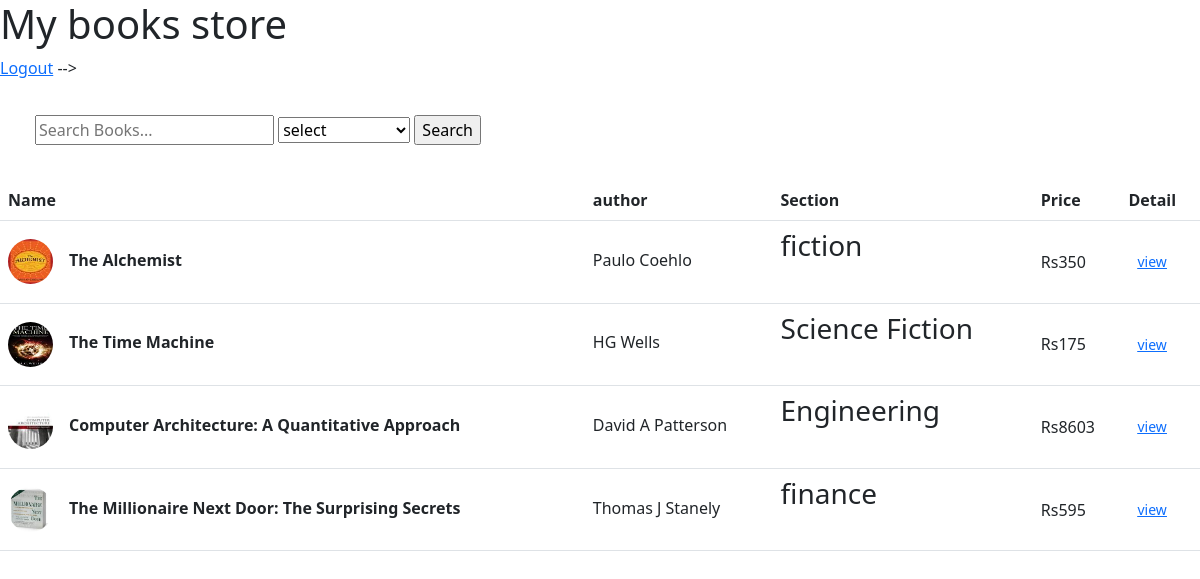
The app's page /home (signed in) with its own data.
### book_app/models.py (models this page shows, shortened)
class Books(models.Model):
    name=models.CharField(max_length=100,null=True)
    author=models.CharField(max_length=50,null=True)
    cover=models.ImageField(upload_to='image',blank=True)
    price=models.IntegerField()
    is_published=models.BooleanField(default=False)
    section=models.ForeignKey(Category,on_delete=models.CASCADE)
    class Meta:
        verbose_name='books'
        verbose_name_plural='books'

class Category(models.Model):
    name=models.CharField(max_length=50,null=True)
    def __str__(self):
        return self.name

### book_app/views.py (the view)
# urls.py: path('home',views.home,name='home' ),
@login_required(login_url='login')
def home(request):
    books_obj=Books.objects.all()
    section_obj=Category.objects.all()
    search=request.GET.get('search')
    category=request.GET.get('category')
    if search:
        books_obj= books_obj.filter(name__icontains=search)
    if category:
        books_obj= books_obj.filter(section_id=category)
    context={'book':books_obj,'category':section_obj}
    return render(request,'home.html',context)

### book_app/templates/home.html (shortened to what this page needs)
<!DOCTYPE html>
<html lang="en">
<head>
    <link href="https://cdn.jsdelivr.net/npm/bootstrap@5.3.0-alpha3/dist/css/bootstrap.min.css" rel="stylesheet">
</head>
<body>
    <h1>My books store</h1>
    <a href="{% url 'logout' %}">Logout</a>
 -->
<form method="get" style="margin: 35px">
  <input type="text" name="search" placeholder="Search Books...">
  <select name="category">
    <option value="">select</option>
  </select>
  <input type="submit" value="Search">
</form>
<table class="table align-middle mb-0 bg-white">
  <thead class="bg-light">
    <tr>
      <th>Name</th>
      <th>author</th>
      <th>Section</th>
      <th>Price</th>
      <th>Detail</th>
    </tr>
  </thead>
  <tbody>
    {% for b in book %}
    {% if b.is_published %}
    <tr>
      <td>
        <div class="d-flex align-items-center">
          <img
              src="{{b.cover.url}}"
              alt=""
              style="width: 45px; height: 45px"
              class="rounded-circle"
              />
          <div class="ms-3">
            <p class="fw-bold mb-1">{{b.name}}</p>
          </div>
        </div>
      </td>
      <td>
        <p class="fw-normal mb-1">{{b.author}}</p>
      </td>
      <td>
        <h3>{{b.section}}</h3>
        <span class="badge badge-success rounded-pill d-inline">Active</span>
      </td>
      <td>Rs{{b.price}}</td>
      <td>
        <button  type="button" class="btn btn-link btn-sm btn-rounded">
           <a href="{% url 'view-page' b.id %}"> view</a>
        </button>
      </td>
    </tr>
    {% endif %}
    {% endfor %}
  </tbody>
</table>
</body>
</html>

### book_app/templates/home.html (style rules this page uses)
table { border: none; }

### records on screen
Books: cover (picture), name "The Alchemist", author "Paulo Coehlo", section "fiction", price "350"
Books: cover (picture), name "The Time Machine", author "HG Wells", section "Science Fiction", price "175"
Books: cover (picture), name "Computer Architecture: A Quantitative Approach", author "David A Patterson", section "Engineering", price "8603"
Books: cover (picture), name "The Millionaire Next Door: The Surprising Secrets", author "Thomas J Stanely", section "finance", price "595"
